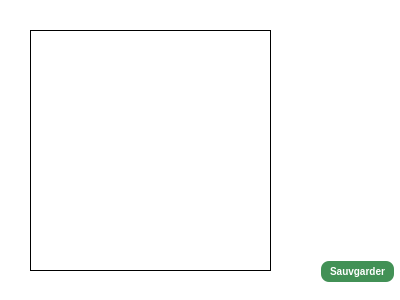
<?xml version="1.0" encoding="UTF-8"?>
<ui version="4.0">
 <class>QrCodeDialog</class>
 <widget class="QDialog" name="QrCodeDialog">
  <property name="geometry">
   <rect>
    <x>0</x>
    <y>0</y>
    <width>400</width>
    <height>300</height>
   </rect>
  </property>
  <property name="windowTitle">
   <string>QR code</string>
  </property>
  <property name="windowIcon">
   <iconset>
    <normaloff>../icon.png</normaloff>../icon.png</iconset>
  </property>
  <property name="styleSheet">
   <string notr="true">QDialog {
    background-color: white;

	
}</string>
  </property>
  <widget class="QLabel" name="label">
   <property name="geometry">
    <rect>
     <x>30</x>
     <y>30</y>
     <width>241</width>
     <height>241</height>
    </rect>
   </property>
   <property name="styleSheet">
    <string notr="true">QLabel{
 border: 1px solid black;
}</string>
   </property>
   <property name="text">
    <string/>
   </property>
  </widget>
  <widget class="QPushButton" name="pushButton">
   <property name="geometry">
    <rect>
     <x>320</x>
     <y>260</y>
     <width>75</width>
     <height>23</height>
    </rect>
   </property>
   <property name="cursor">
    <cursorShape>PointingHandCursor</cursorShape>
   </property>
   <property name="styleSheet">
    <string notr="true">QPushButton {
    background-color: 	#429156; /* Green */
    color: white;
    border: none;
    padding: 5px 5px;
    text-align: center;
    text-decoration: none;
    display: inline-block;
    font-size: 10px;
    margin: 1px 1px;
    cursor: pointer;
    border-radius: 8px;
    font-weight: bold; /* Make the text bold */
}

QPushButton:hover {
    background-color: #45a040; /* Darker green on hover */
}
</string>
   </property>
   <property name="text">
    <string>Sauvgarder</string>
   </property>
  </widget>
 </widget>
 <resources/>
 <connections/>
</ui>
